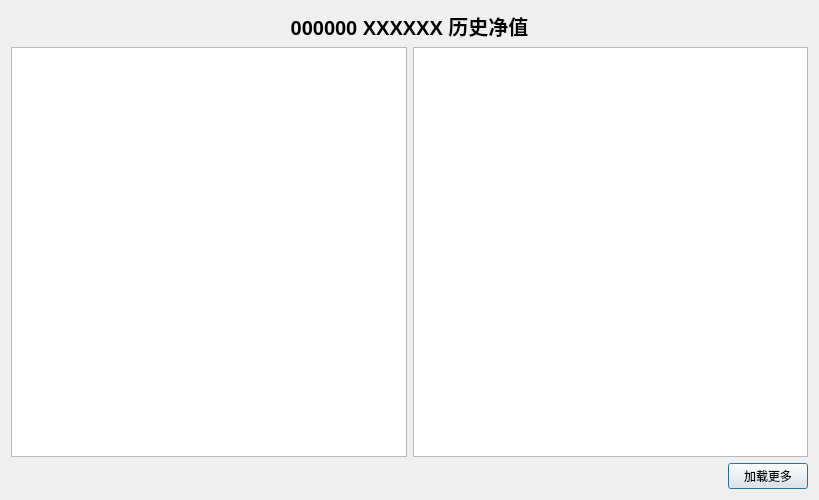
<?xml version="1.0" encoding="UTF-8"?>
<ui version="4.0">
 <class>NavHistoryDialog</class>
 <widget class="QDialog" name="NavHistoryDialog">
  <property name="geometry">
   <rect>
    <x>0</x>
    <y>0</y>
    <width>819</width>
    <height>500</height>
   </rect>
  </property>
  <property name="minimumSize">
   <size>
    <width>0</width>
    <height>500</height>
   </size>
  </property>
  <property name="windowTitle">
   <string>历史净值</string>
  </property>
  <layout class="QVBoxLayout" name="verticalLayout">
   <item>
    <widget class="QLabel" name="title_label">
     <property name="font">
      <font>
       <pointsize>15</pointsize>
       <weight>75</weight>
       <bold>true</bold>
      </font>
     </property>
     <property name="text">
      <string>000000 XXXXXX 历史净值</string>
     </property>
     <property name="alignment">
      <set>Qt::AlignCenter</set>
     </property>
    </widget>
   </item>
   <item>
    <layout class="QHBoxLayout" name="horizontalLayout_2">
     <item>
      <widget class="QtCharts::QChartView" name="chart_view">
       <property name="sizePolicy">
        <sizepolicy hsizetype="Expanding" vsizetype="Expanding">
         <horstretch>0</horstretch>
         <verstretch>0</verstretch>
        </sizepolicy>
       </property>
      </widget>
     </item>
     <item>
      <widget class="QTableWidget" name="table_widget"/>
     </item>
    </layout>
   </item>
   <item>
    <layout class="QHBoxLayout" name="horizontalLayout">
     <item>
      <spacer name="horizontalSpacer">
       <property name="orientation">
        <enum>Qt::Horizontal</enum>
       </property>
       <property name="sizeHint" stdset="0">
        <size>
         <width>40</width>
         <height>20</height>
        </size>
       </property>
      </spacer>
     </item>
     <item>
      <widget class="QPushButton" name="more_button">
       <property name="text">
        <string>加载更多</string>
       </property>
      </widget>
     </item>
    </layout>
   </item>
  </layout>
 </widget>
 <customwidgets>
  <customwidget>
   <class>QtCharts::QChartView</class>
   <extends>QGraphicsView</extends>
   <header location="global">QtCharts/QChartView</header>
  </customwidget>
 </customwidgets>
 <resources/>
 <connections/>
</ui>
